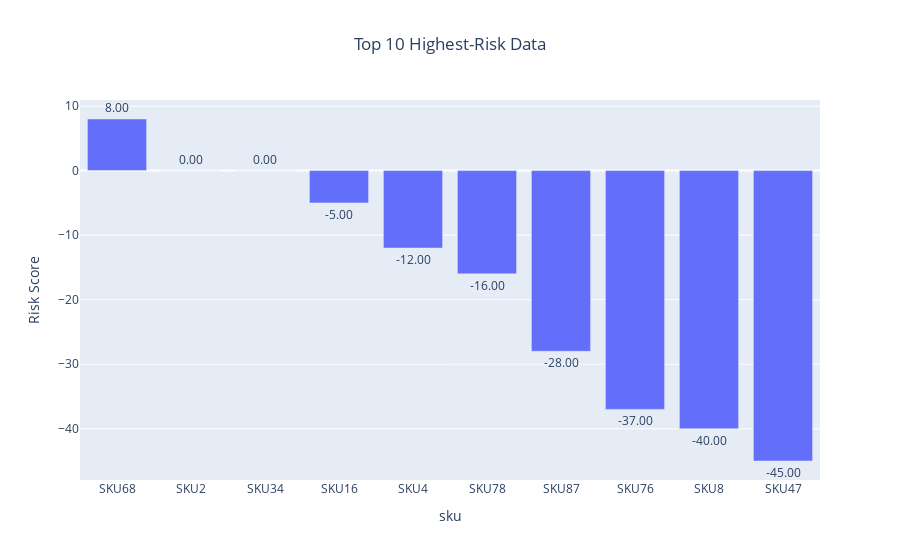

This figure's notebook cell:
### Code cell
#supply chain risk assessment
risk_data = data[['sku', 'lead_times', 'stock_levels']]
risk_data.head()

#risk score assigned
risk_data['Risk score'] = risk_data['lead_times'] * (1-risk_data.loc[:,'stock_levels'])

# Sort the risk_data by 'Risk score' in descending order and select top 10 highest-risk data
risk_data = risk_data.sort_values(by='Risk score', ascending=False)[:10]

# Create a bar plot using Plotly Express
fig = px.bar(risk_data, x='sku', y='Risk score', title='Top 10 Highest-Risk Data',
             labels={'Risk score': 'Risk Score', 'sku': 'sku'},
             text='Risk score')

# Customize the appearance of the plot
fig.update_traces(texttemplate='%{text:.2f}', textposition='outside')
fig.update_layout(xaxis_title='sku', yaxis_title='Risk Score', title_x=0.5)

# Show the plot
fig.show()

### Figure 1 — Plotly figure (JSON) as saved in the notebook; plotly's stock layout.template omitted (floating-point values rounded to 4 significant figures)
{"data": [{"alignmentgroup": "True", "hovertemplate": "sku=%{x}<br>Risk Score=%{text}<extra></extra>", "legendgroup": "", "marker": {"color": "#636efa", "pattern": {"shape": ""}}, "name": "", "offsetgroup": "", "orientation": "v", "showlegend": false, "text": [8, 0, 0, -5, -12, -16, -28, -37, -40, -45], "textposition": "outside", "texttemplate": "%{text:.2f}", "type": "bar", "x": ["SKU68", "SKU2", "SKU34", "SKU16", "SKU4", "SKU78", "SKU87", "SKU76", "SKU8", "SKU47"], "xaxis": "x", "y": [8, 0, 0, -5, -12, -16, -28, -37, -40, -45], "yaxis": "y"}], "layout": {"barmode": "relative", "legend": {"tracegroupgap": 0}, "title": {"text": "Top 10 Highest-Risk Data", "x": 0.5}, "xaxis": {"anchor": "y", "domain": [0, 1], "title": {"text": "sku"}}, "yaxis": {"anchor": "x", "domain": [0, 1], "title": {"text": "Risk Score"}}}}
